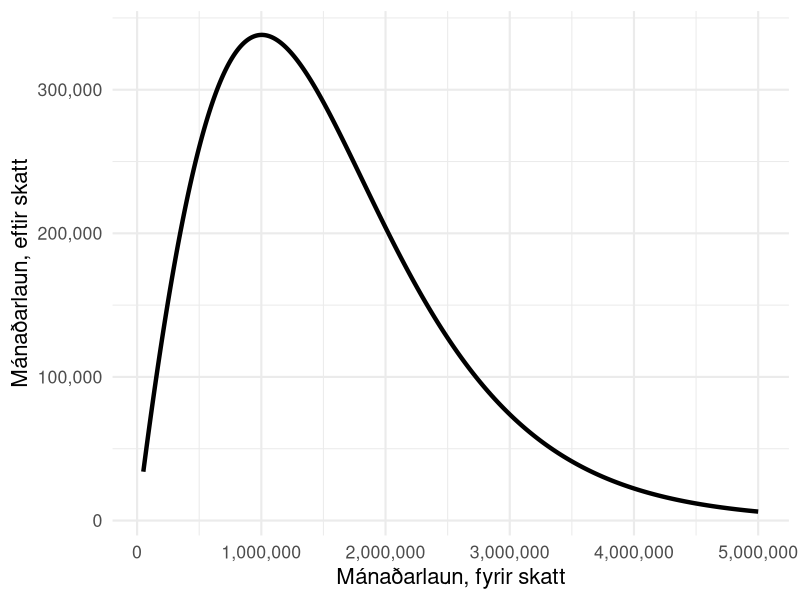
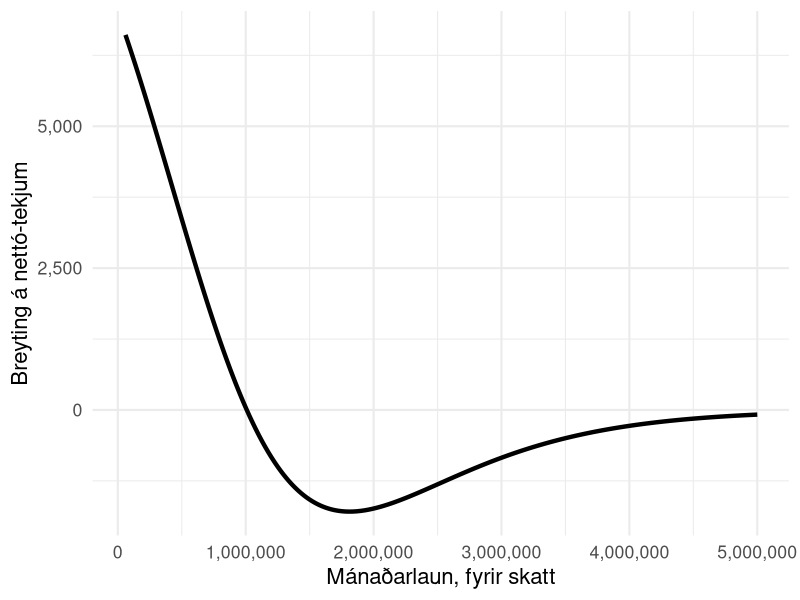

These figures' R source, in order:
## ## Boring old set-up
library(tidyverse)
library(scales)
rm(list = ls())

### Fun set-up for calculation 

## Baseline data (assumptions)
M <- 6641000      # Soruce: Hagstofan, gross total income 2018
SD <- 7982000     # Soruce: Hagstofan, SD of Total income 2018

MinW <- 50000 * 12    # Min annual income (used to produce chart)
MaxW <- 5000000 * 12  # Max annual income (used to produce chart)

## Create the data to calculate different take-home pay
Data <-  data.frame(
                seq(from = MinW, to = MaxW, by = 12 * 10000)  # 10k per month intervals (over years)
                )
Data <- setNames(Data, c("Gehalt")) # Incomes

## Calculate tax rates for all possible incomes 
Data$PreictedTaxRate <-  1 / (1 + exp(- (Data$Gehalt - M)/SD))  

## Total post-tax income
Data$PredictedAfterTax <- Data$Gehalt * (1 - Data$PreictedTaxRate)

## Total post-tax income, monthly average
Data$PredictedAfterTaxMonthly <- Data$PredictedAfterTax / 12

# marginal pay (additonal take-home pay, per 10k wage increase)
Data$marginalTax <- Data$PredictedAfterTaxMonthly - lag(Data$PredictedAfterTaxMonthly, n = 1L)

## Draw the plots

## plot common features
GoodLook <- 
  ggplot(Data) +
  geom_line(size = 1.5) + 
  theme_minimal(base_size = 16) + 
  scale_y_continuous(labels = comma) +
  scale_x_continuous(labels = comma) 

# Total vs take-home pay
  GoodLook + 
    aes(y = PredictedAfterTaxMonthly, x = Gehalt/12) +
    ylab("Mánaðarlaun, eftir skatt") +
    xlab("Mánaðarlaun, fyrir skatt") 
    

# marginal total income vs take-home pay (net income)
GoodLook +
  aes(y = marginalTax, x = Gehalt/12) +
  xlab("Mánaðarlaun, fyrir skatt") +
  ylab("Breyting á nettó-tekjum") 


